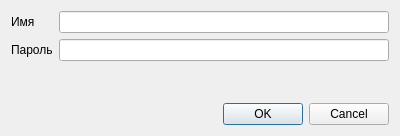
<?xml version="1.0" encoding="UTF-8"?>
<ui version="4.0">
 <class>login</class>
 <widget class="QDialog" name="login">
  <property name="geometry">
   <rect>
    <x>0</x>
    <y>0</y>
    <width>400</width>
    <height>136</height>
   </rect>
  </property>
  <property name="windowTitle">
   <string>Представьтесь, pls</string>
  </property>
  <layout class="QGridLayout" name="gridLayout">
   <item row="3" column="0" colspan="2">
    <widget class="QDialogButtonBox" name="buttonBox">
     <property name="orientation">
      <enum>Qt::Horizontal</enum>
     </property>
     <property name="standardButtons">
      <set>QDialogButtonBox::Cancel|QDialogButtonBox::Ok</set>
     </property>
    </widget>
   </item>
   <item row="0" column="1">
    <widget class="QLineEdit" name="name"/>
   </item>
   <item row="0" column="0">
    <widget class="QLabel" name="label_name">
     <property name="text">
      <string>Имя</string>
     </property>
     <property name="buddy">
      <cstring>name</cstring>
     </property>
    </widget>
   </item>
   <item row="1" column="0">
    <widget class="QLabel" name="label_password">
     <property name="text">
      <string>Пароль</string>
     </property>
     <property name="buddy">
      <cstring>password</cstring>
     </property>
    </widget>
   </item>
   <item row="1" column="1">
    <widget class="QLineEdit" name="password">
     <property name="echoMode">
      <enum>QLineEdit::Password</enum>
     </property>
     <property name="clearButtonEnabled">
      <bool>false</bool>
     </property>
    </widget>
   </item>
   <item row="2" column="0">
    <spacer name="verticalSpacer">
     <property name="orientation">
      <enum>Qt::Vertical</enum>
     </property>
     <property name="sizeHint" stdset="0">
      <size>
       <width>20</width>
       <height>40</height>
      </size>
     </property>
    </spacer>
   </item>
  </layout>
 </widget>
 <resources/>
 <connections>
  <connection>
   <sender>buttonBox</sender>
   <signal>accepted()</signal>
   <receiver>login</receiver>
   <slot>accept()</slot>
   <hints>
    <hint type="sourcelabel">
     <x>248</x>
     <y>254</y>
    </hint>
    <hint type="destinationlabel">
     <x>157</x>
     <y>274</y>
    </hint>
   </hints>
  </connection>
  <connection>
   <sender>buttonBox</sender>
   <signal>rejected()</signal>
   <receiver>login</receiver>
   <slot>reject()</slot>
   <hints>
    <hint type="sourcelabel">
     <x>316</x>
     <y>260</y>
    </hint>
    <hint type="destinationlabel">
     <x>286</x>
     <y>274</y>
    </hint>
   </hints>
  </connection>
 </connections>
</ui>
